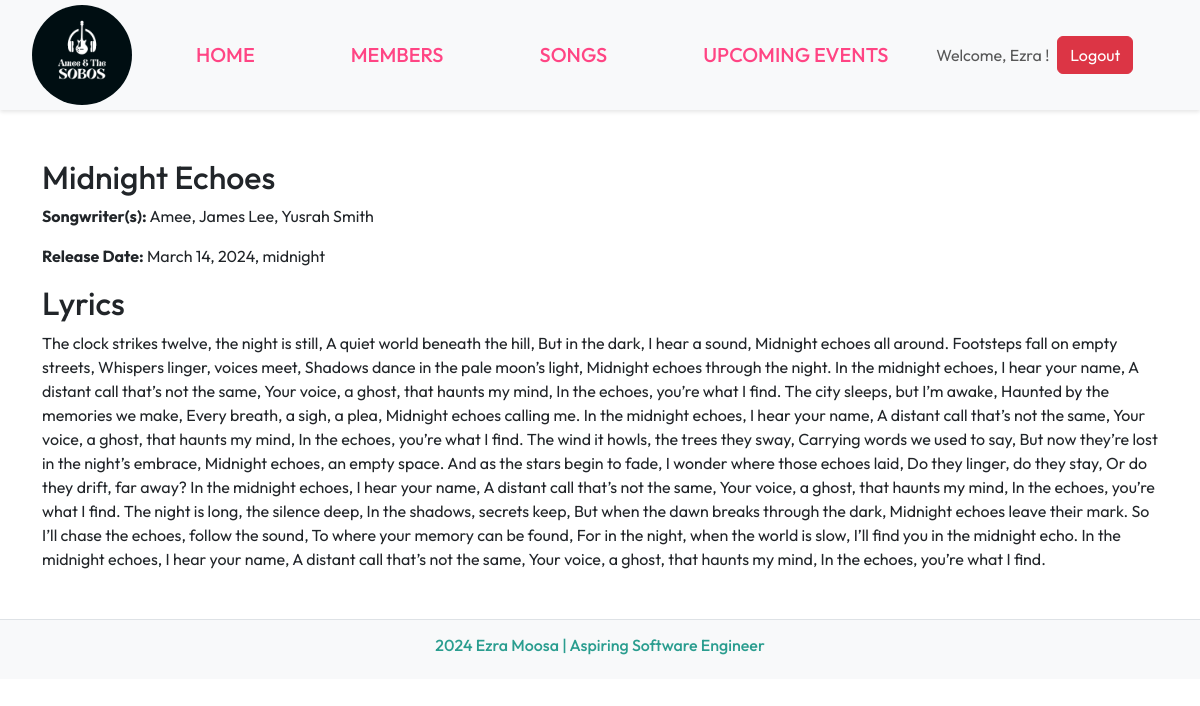
Screenshot of /songs/1/ (signed in) with the database file from the repository.
### home/models.py (models this page shows, shortened)
class Song(models.Model):
    title = models.CharField(max_length=200)
    songwriters = models.CharField(max_length=200)
    release_date = models.DateTimeField()
    lyrics = models.TextField(blank=True, null=True)

### home/views.py (the view)
# urls.py: path('songs/<int:pk>/', views.song_detail, name='song_detail'),
@login_required
def song_detail(request, pk):
    song = get_object_or_404(Song, pk=pk)
    return render(request, 'home/detail.html', {'song': song,
                                                'show_navbar': True})

### home/templates/home/detail.html (shortened to what this page needs)
{% extends "home/base.html" %}
{% block content %}
    <div class="container mt-5">
        <h2>{{ song.title }}</h2>
        <p><strong>Songwriter(s):</strong> {{ song.songwriters }}</p>
        <p><strong>Release Date:</strong> {{ song.release_date }}</p>
        {% if song.lyrics %}
            <h2>Lyrics</h2>
            <p>{{ song.lyrics }}</p>
        {% else %}
            <p>No lyrics available for this song.</p>
        {% endif %}
    </div>
{% endblock content %}

### home/templates/home/base.html (shortened to what this page needs)
{% load static %}
<!DOCTYPE html>
<html lang="en">
<head>
    <link href="https://cdn.jsdelivr.net/npm/bootstrap@5.3.3/dist/css/bootstrap.min.css" rel="stylesheet">
    {% block styles %}<link rel="stylesheet" href="{% static 'home/styles.css' %}">{% endblock styles %}
</head>
<body>
    {% if show_navbar %}
    <nav id="home" class="navbar navbar-expand-lg navbar-light bg-light">
        <div class="container-fluid">
            <a class="navbar-brand" href="#"><img src="{% static 'home/img/logo.png' %}"
                alt="logo" class="img-fluid" style="max-height: 100px; border-radius: 50%"></a>
            <div class="collapse navbar-collapse" id="navbarSupportedContent">
                <ul class="navbar-nav">
                    <li class="nav-item">
                        <a class="nav-link {% if request.path == '/' %}active{% endif %}" href="/">Home</a>
                    </li>
                    <li class="nav-item">
                        <a class="nav-link {% if request.path == '/members/' %}active{% endif %}" href="/members/">Members</a>
                    </li>
                    <li class="nav-item">
                        <a class="nav-link {% if request.path == '/songs/' %}active{% endif %}" href="/songs/">Songs</a>
                    </li>
                    <li class="nav-item">
                        <a class="nav-link {% if request.path == '/events/' %}active{% endif %}" href="/events/">Upcoming Events</a>
                    </li>
                </ul>
                {% if user.is_authenticated %}
                    <div class="d-flex align-items-center">
                        <span class="navbar-text me-2">Welcome, {{ user.first_name }} !</span>
                        <a class="btn btn-danger" href="{% url 'user_auth:logout' %}">Logout</a>
                    </div>
                {% endif %}
            </div>
        </div>
    </nav>
    {% endif %}
    <div class="content">
        {% block content %}
        {% endblock content %}
    </div>
    <footer class="bg-light border-top text-center py-3 mt-5">
        <div class="container">
            <h6><span>2024<span> Ezra Moosa<span> | </span>Aspiring Software Engineer</h6>
        </div>
    </footer>
</body>
</html>

### home/static/home/styles.css (style rules this page uses)
* { font-family: "Outfit", sans-serif; margin: 0; padding: 0; box-sizing: border-box; }
body, html { margin: 0; padding: 0; }
.content { margin-top: 0; padding-bottom: 0; }
.navbar { display: flex; justify-content: space-between; align-items: center; background-color: #fff; padding: 0px 20px; box-shadow: 0 2px 4px rgba(0, 0, 0, 0.1); }
.navbar { margin-bottom: 0; padding-bottom: 0; }
.nav-link { font-size: 20px; font-weight: 500; margin: 0 40px; color: #ff4584; text-transform: uppercase; }
footer { padding: 10% 0; text-align: center; color: #ff4584; }
footer span { color: #2A9D8F; }

### rows the page displays
Song: title "Midnight Echoes", songwriters "Amee, James Lee, Yusrah Smith", release_date "March 14, 2024, midnight", lyrics "The clock strikes twelve, the night is still, A quiet world beneath the hill, But in the dark, I hear a sound, Midnight echoes all around. Footsteps fall on empty streets, Whispers linger, voices meet, Shadows dance in the pale moon’s light, Midnight echoes through the night. In the midnight echoes, I hear your name, A distant call that’s not the same, Your voice, a ghost, that haunts my mind, In the echoes, you’re what I find. The city sleeps, but I’m awake, Haunted by the memories we make, Every breath, a sigh, a plea, Midnight echoes calling me. In the midnight echoes, I hear your name, A distant call that’s not the same, Your voice, a ghost, that haunts my mind, In the echoes, you’re…"

### other values shown
{{ user.first_name }} "Ezra"
